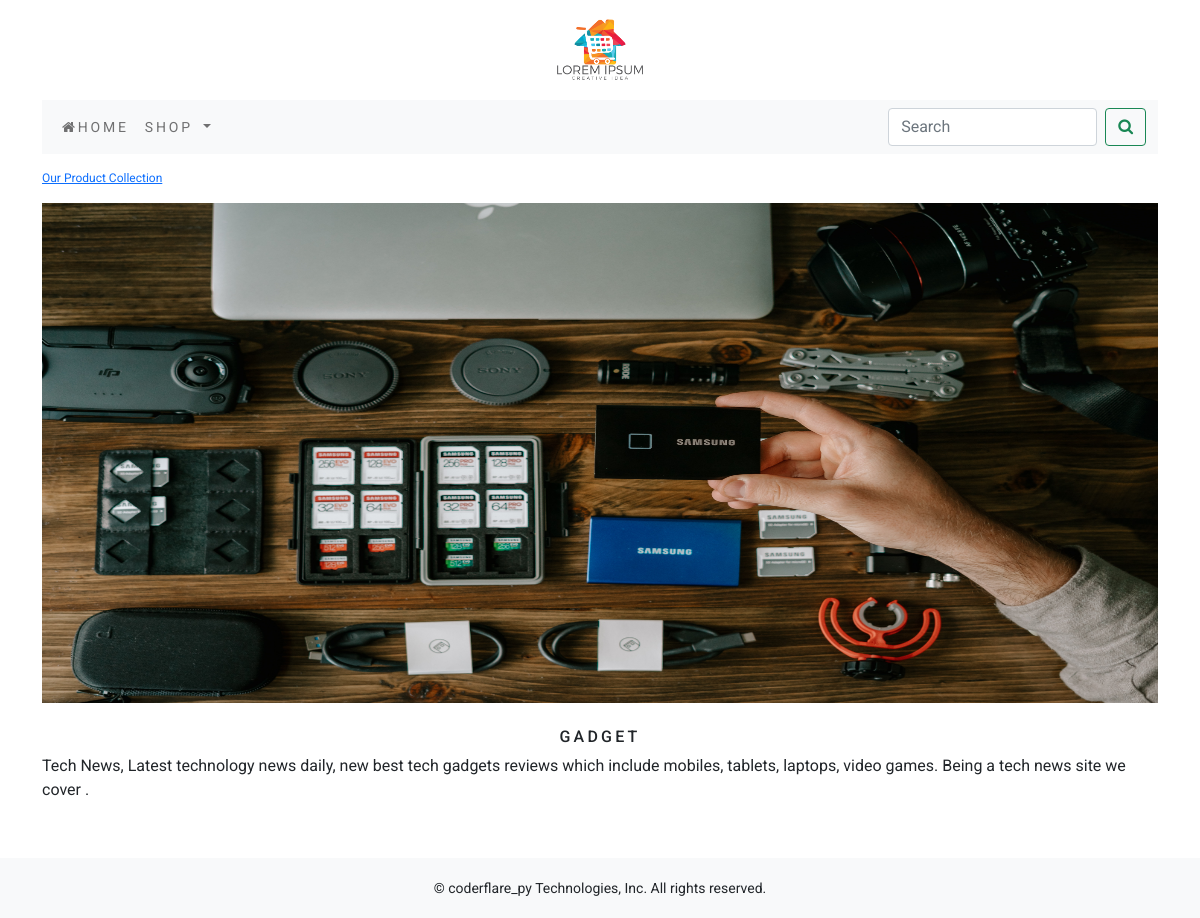
The app's page /shop/gadget/, older data.
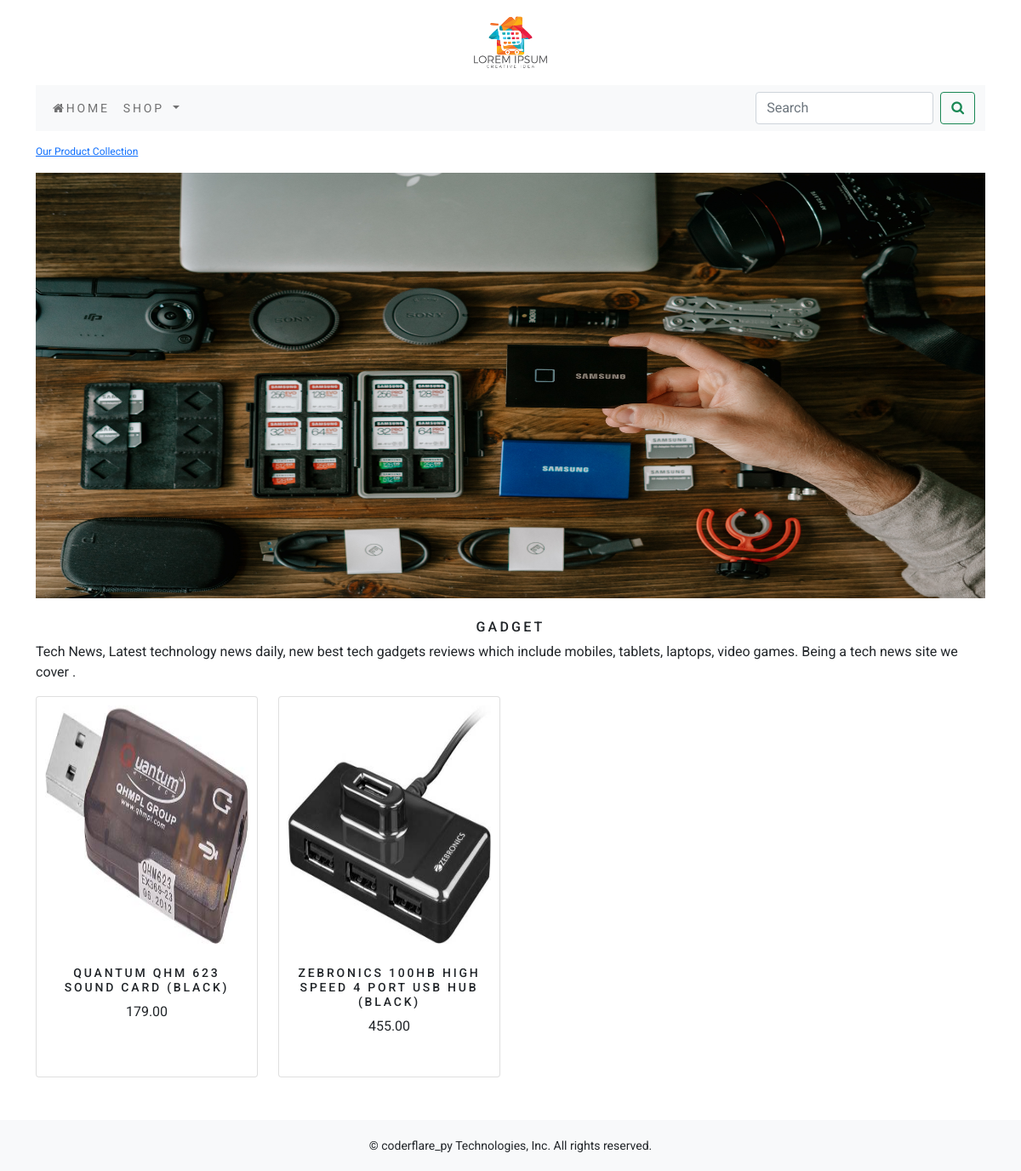
The same page, newer data.
### apps/shop/models.py (models this page shows, shortened)
class Product(models.Model):
    name = models.CharField(max_length=255, unique=True)
    slug = models.SlugField(max_length=255, unique=True)
    description = models.TextField(blank=True)
    price = models.DecimalField(max_digits=10,decimal_places=2)
    category = models.ForeignKey(Category, on_delete=models.CASCADE)
    image = models.ImageField(upload_to='products')
    stock = models.IntegerField()
    available = models.BooleanField(default=True)
    created = models.DateTimeField(auto_now_add=True)
    updated = models.DateTimeField(auto_now=True)
    class Meta:
        ordering = ('name',)
        verbose_name = 'products'
        verbose_name_plural = 'products'
    def get_url(self):
        return reverse('shop:product_category_detail', args=[self.category.slug, self.slug])

### apps/shop/views.py (the view)
# urls.py: path('', views.allProductCat, name="allProductCat"),
def allProductCat(request,c_slug=None):
    c_page = None
    product_list = None
    if c_slug != None:
        c_page = get_object_or_404(Category,slug=c_slug)
        product_list = Product.objects.all().filter(category=c_page, available=True)
    else:
        product_list = Product.objects.all().filter(available=True)
    paginator = Paginator(product_list,4)
    try:
        page = int(request.GET.get('page',1))
    except:
        page = 1
    try:
        products = paginator.page(page)
    except (EmptyPage, InvalidPage):
        products = paginator.page(paginator.num_pages)
    return render(request,'category.html', {'category':c_page, 'products':products})

### apps/cart/context_processors.py (called while the page is built)
def counters(request):
    item_count = 0
    if 'admin' in request.path:
        return {}
    else:
        try:
            cart = Cart.objects.filter(cart_id=_cart_id(request))
            cart_items = CartItem.objects.all().filter(cart=cart[:1])
            for cart_item in cart_items:
                item_count += cart_item.quantity
        except Cart.DoesNotExist:
            item_count = 0
    return dict(item_count=item_count)

### apps/cart/views.py (called while the page is built)
def _cart_id(request):
    cart = request.session.session_key
    if not cart:
        cart = request.session.create()
    return cart

### apps/shop/context_processors.py (called while the page is built)
def menu_links(request):
    links = Category.objects.all()
    return dict(links=links)

### apps/shop/models.py (called while the page is built)
    def get_url(self):
        return reverse('shop:products_by_category',args=[self.slug])

### templates/category.html (shortened to what this page needs)
{% extends 'app.html' %}
{% load static %}
{% block content %}
    {% if category %}
        <div>
            <div class="row my_row_class" >
                <div class="mx_auto">
                    <p><a href="{% url 'shop:allProductCat' %}">Our Product Collection</a></p>
                </div>
            </div>
        </div>
    {% endif %}
    <div class="mx_auto">
        {% if category %}
            <img class="my_image " style="max-height:500px !important;" src="{{category.image.url}}">
            </div>
            <br>
            <div>
                <h1 class="text-center my_title">{{category.name}}</h1>
                <p class="text-justify">{{category.description}}</p>
            </div>
        {% endif %}
    </div>
<div class="container">
    <div class="row ">
    {% for product in products.object_list %}
        <div class="col col-md-3 col-sm-12 col-xs-12 col-lg-3 my_bottom_margin">
            <div class="card text-center" style="height: 28rem;">
                <a href="{{product.get_url}}">
                <img src="{{ product.image.url }}" style="padding:10px;" class="card-img-top " alt="{{ product.name }}" height="300px">
                </a>
                <div class="card-body">
                    <h4>{{ product.name }}</h4>
                    <p>{{ product.price }}</p>
                </div>
            </div>
        </div>
    {% endfor %}
    </div>
</div>
{% endblock  %}

Row changes from the older to the newer data that the page shows:
added Product: image (picture), name "QUANTUM QHM 623 SOUND CARD (BLACK)", price "179.00"
added Product: image (picture), name "ZEBRONICS 100HB HIGH SPEED 4 PORT USB HUB (BLACK)", price "455.00"
